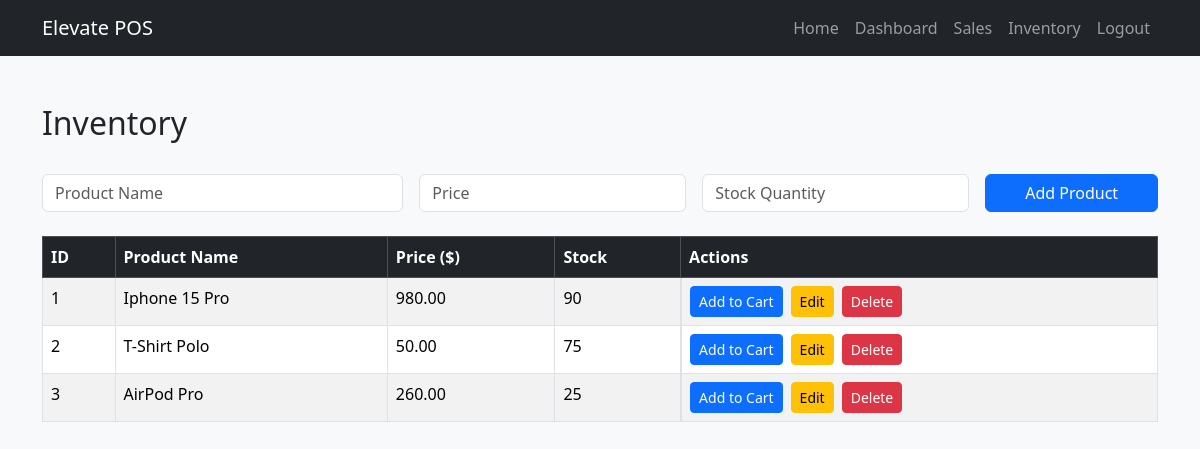
The page /inventory (signed in) on the database its author committed.
### app.py (models this page shows)
class Product(db.Model):
    id = db.Column(db.Integer, primary_key=True)
    name = db.Column(db.String(100), nullable=False)
    price = db.Column(db.Float, nullable=False)
    stock = db.Column(db.Integer, nullable=False)

### app.py (the view)
@app.route("/inventory")
def inventory():
    if not session.get("logged_in"):
        return redirect(url_for("login"))
    products = Product.query.all()
    return render_template("inventory.html", products=products)

### templates/inventory.html (shortened to what this page needs)
{% extends "base.html" %}
{% block content %}
  <h2>Inventory</h2>
  <form action="/add-product" method="POST" class="row g-3 mt-3 mb-4">
    <div class="col-md-4">
      <input type="text" name="name" class="form-control" placeholder="Product Name" required>
    </div>
    <div class="col-md-3">
      <input type="number" step="0.01" name="price" class="form-control" placeholder="Price" required>
    </div>
    <div class="col-md-3">
      <input type="number" name="stock" class="form-control" placeholder="Stock Quantity" required>
    </div>
    <div class="col-md-2">
      <button type="submit" class="btn btn-primary w-100">Add Product</button>
    </div>
  </form>
  <table class="table table-striped table-bordered mt-4">
    <thead class="table-dark">
      <tr>
        <th>ID</th>
        <th>Product Name</th>
        <th>Price ($)</th>
        <th>Stock</th>
        <th>Actions</th>
      </tr>
    </thead>
    <tbody>
      {% for product in products %}
      <tr>
        <td>{{ product.id }}</td>
        <td>{{ product.name }}</td>
        <td>{{ "%.2f"|format(product.price) }}</td>
        <td>{{ product.stock }}</td>
        <td class="d-flex gap-2">
          <a href="/add-to-cart/{{ product.id }}" class="btn btn-sm btn-primary">Add to Cart</a>
          <button class="btn btn-sm btn-warning" data-bs-toggle="modal" data-bs-target="#editModal{{ product.id }}">Edit</button>
          <form action="/delete-product/{{ product.id }}" method="POST">
            <button class="btn btn-sm btn-danger" onclick="return confirm('Delete this product?')">Delete</button>
          </form>
        </td>
      </tr>
      {% endfor %}
    </tbody>
  </table>
{% endblock %}

### rows shown on the page
Product: id "1", name "Iphone 15 Pro", price "980.00", stock "90"
Product: id "2", name "T-Shirt Polo", price "50.00", stock "75"
Product: id "3", name "AirPod Pro", price "260.00", stock "25"
